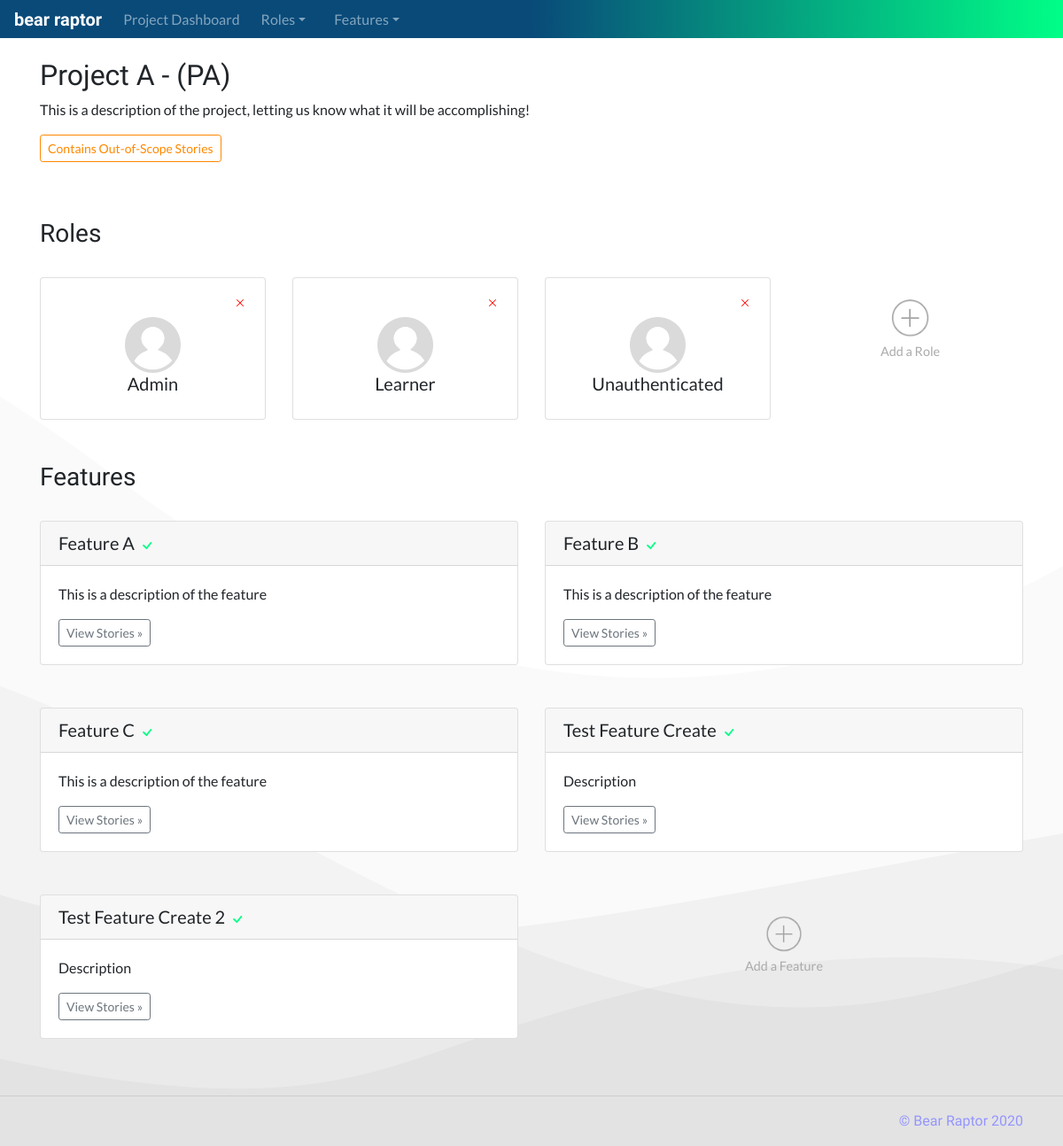
The app's page /project/1 with its own data.
### database_setup.py (models this page shows, shortened)
class Project(Base):
    __tablename__ = 'project'
    id = Column(Integer, primary_key=True)
    title = Column(String(250), nullable=False)
    shortname = Column(String(25), nullable=False)
    description = Column(String(500))
    status = Column(String(50), nullable=False)

class Role(Base):
    __tablename__ = 'role'
    id = Column(Integer, primary_key=True)
    title = Column(String(250), nullable=False)
    description = Column(String(500))
    project_id = Column(Integer, ForeignKey('project.id'))
    project = relationship(Project)

class Feature(Base):
    __tablename__ = 'feature'
    id = Column(Integer, primary_key=True)
    title = Column(String(250), nullable=False)
    shortname = Column(String(25), nullable=False)
    description = Column(String(500))
    scope = Column(String(25), nullable=False)
    project_id = Column(Integer, ForeignKey('project.id'))
    project = relationship(Project)

### app.py (the view)
@app.route('/project/<int:project_id>')
def projectDash(project_id):
    project = session.query(Project).filter_by(id=project_id).one()
    roles = session.query(Role).filter_by(project_id=project_id).all()
    features = session.query(Feature).filter_by(project_id=project_id).all()
    featureids = []
    scope = 'in'
    for i in features:
        featureids.append(i.id)
        if i.scope == 'out':
            scope = 'out'
    stories = session.query(Story).filter(Story.feature_id.in_(featureids)).all()
    if scope != 'out':
        for i in stories:
            if i.scope == 'out':
                scope = 'contains'
    return render_template('project-dash.html', project=project, roles=roles,
                            features=features, scope=scope)

### templates/project-dash.html (shortened to what this page needs)
<!doctype html>
<html lang="en">
  {% include "head.html" %}
  <body>
    {% include "menu.html" %}
    <main role="main">
      <section class="p-4">
        <div class="container">
          <div class="row">
            <div class="col-md-12">
              <h2>{{project.title}} - ({{project.shortname}})</h2>
              <p>
                {{project.description}}
              </p>
              <p>
                {% if scope == 'contains' %}
                  <button type="button" class="btn btn-outline-warning btn-sm">Contains Out-of-Scope Stories</button>
                {% endif %}
              </p>
            </div>
          </div>
        </div>
      </section>
      <section class="p-4">
        <div class="container">
          <div class="row">
            <div class="col-md-12">
              <h3>Roles</h3>
            </div>
          </div>
          <div class="row">
            {% for i in roles %}
              <div class="col-md-3 user-story">
                <div class="card">
                  <div class="card-body">
                    <a href="{{url_for('confirmDelete', project_id=project.id, type='Role', type_id=i.id)}}">
                    </a>
                    <br>
                    <center>
                      <img width="30%" src="../../../../static/images/profile.png">
                      <h5 data-toggle="tooltip" title="{{i.description}}">
                        {{i.title}}
                      </h5>
                    </center>
                  </div>
                </div>
              </div>
            {% endfor %}
            <div class="col-md-3 user-story">
              <div class="card ghost-card">
                <div class="card-body">
                  <center>
                    <a type="button" data-toggle="modal" data-target="#create-role" href="#create-role">
                      <img src="../../static/images/plus.png" width="25%">
                    </a>
                    <p class="card-text">
                      Add a Role
                    </p>
                  </center>
                </div>
              </div>
            </div>
          </div>
        </div>
        <br class="m-4">
        <div class="container">
          <div class="row">
            <div class="col-md-12">
              <h3>Features</h3>
            </div>
          </div>
          <div class="row">
            {% for i in features %}
              <div class="col-md-6 user-story">
                <div class="card">
                  <h5 class="card-header" href="#">{{i.title}}
                    {% if i.scope == 'in'%}
                      <svg width="1em" height="1em" viewBox="0 0 16 16" class="bi bi-check" fill="#00ff87" xmlns="http://www.w3.org/2000/svg">
                        <path fill-rule="evenodd" d="M10.97 4.97a.75.75 0 0 1 1.071 1.05l-3.992 4.99a.75.75 0 0 1-1.08.02L4.324 8.384a.75.75 0 1 1 1.06-1.06l2.094 2.093 3.473-4.425a.236.236 0 0 1 .02-.022z"/>
                      </svg>
                    {% endif %}
                  </h5>
                  <div class="card-body">
                    <p class="card-text">
                      {{i.description}}
                    </p>
                    <a class="btn btn-outline-secondary btn-sm" href="{{url_for('featurePage', project_id=project.id, feature_id=i.id)}}" role="button">View Stories &raquo;</a>
                  </div>
                </div>
              </div>
            {% endfor %}
            <div class="col-md-6 user-story">
              <div class="card ghost-card">
                <div class="card-body">
                  <center>
                    <a type="button" data-toggle="modal" data-target="#create-feature" href="#create-feature">
                      <img src="../../static/images/plus.png" width="10%">
                    </a>
                    <p class="card-text">
                      Add a Feature
                    </p>
                  </center>
                </div>
              </div>
            </div>
          </div>
        </div>
      </section>
        <hr>
    </main>
    {% include "footer.html" %}
  </body>
</html>

### static/styles-fix.css (style rules this page uses)
body { padding-top: 2.6rem; font-family: 'Lato', sans-serif; background-image: url(images/wave.png); background-repeat: no-repeat; background-position: bottom; }
h1, h2, h3, h4 { font-family: 'Marcellus', serif; }
.user-story { padding-bottom: 1.5rem; padding-top: 1.5rem; }
.btn-outline-warning { color: #ff8800; border-color: #ff8800; }
.ghost-card { border: 0px; display: contents; color: #aaa; font-size: .9rem; }

### records on screen
Project: title "Project A", shortname "PA", description "This is a description of the project, letting us know what it will be accomplishing!"
Role: title "Admin"
Role: title "Learner"
Role: title "Unauthenticated"
Feature: title "Feature A", scope "in" (drawn), description "This is a description of the feature"
Feature: title "Feature B", scope "in" (drawn), description "This is a description of the feature"
Feature: title "Feature C", scope "in" (drawn), description "This is a description of the feature"
Feature: title "Test Feature Create", scope "in" (drawn), description "Description"
Feature: title "Test Feature Create 2", scope "in" (drawn), description "Description"
